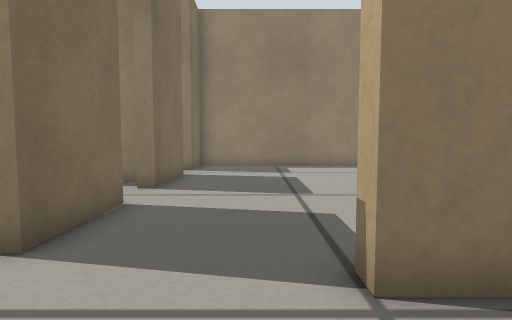
[1] (above)

16 first-person views from a walk through a Gazebo world. The camera is 0.27 m above the floor, tilts 4° down and sees 80° across. The floor is counted in squares, 0.2 m on a side. Each view is taken from the middle of a square. On the plan, view 1 faces up. The plan holds only what a view shows up to about 14 squares ahead; the rest is blank.

[2]
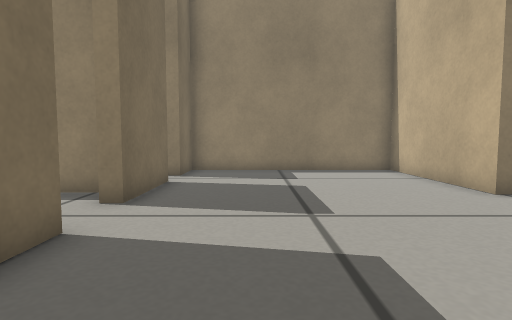

[3]
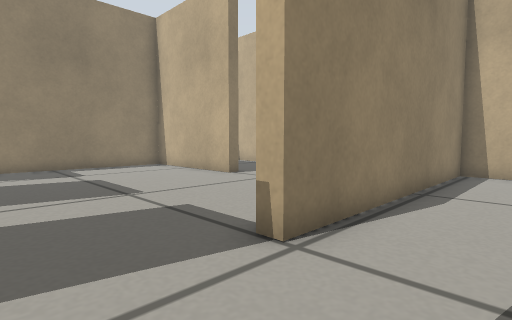

[4]
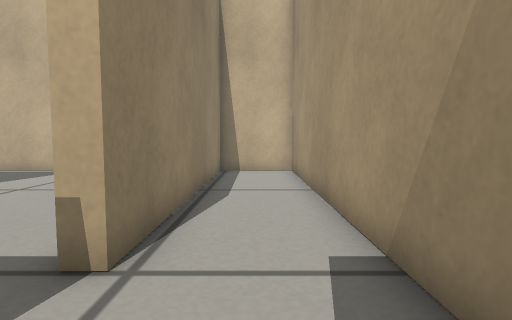

[5]
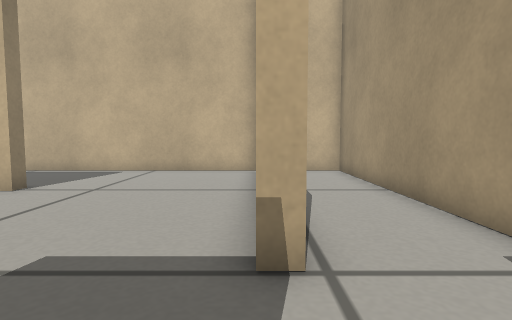

[6]
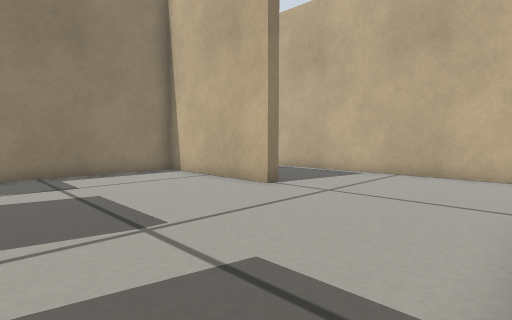

[7]
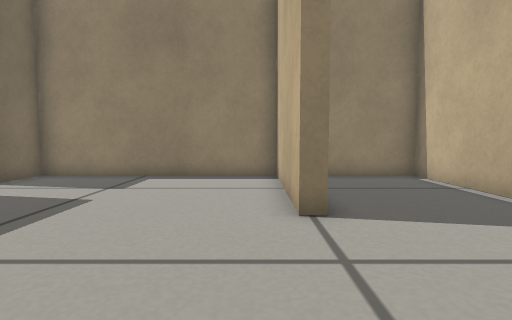

[8]
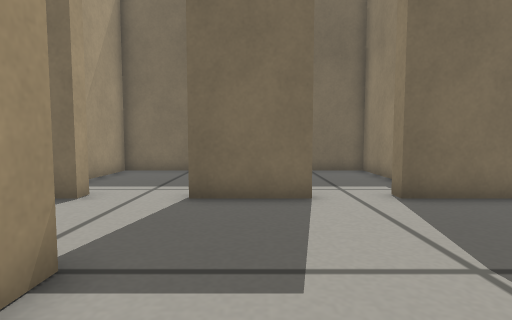

[9]
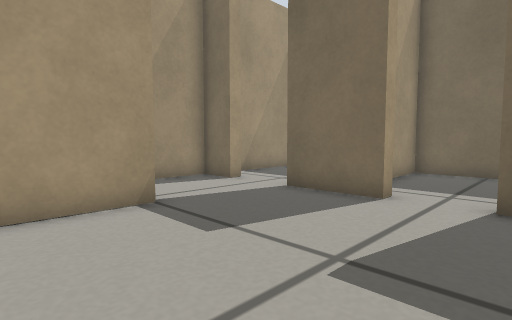

[10]
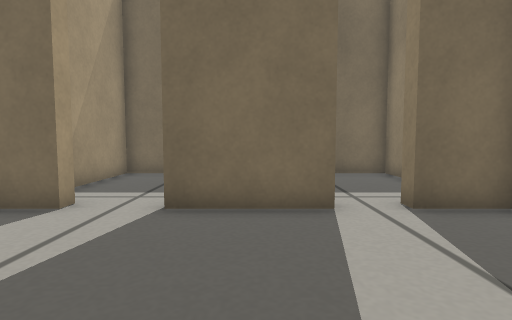

[11]
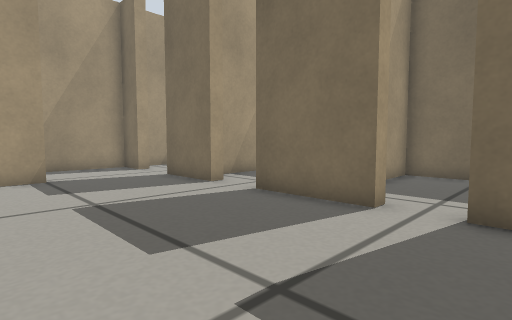

[12]
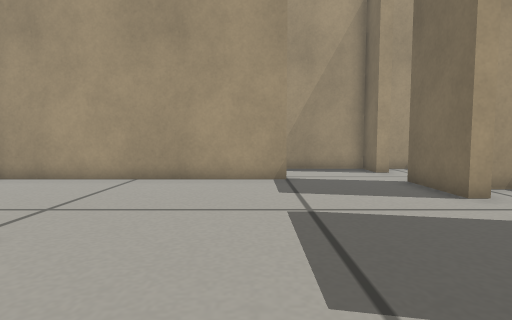

[13]
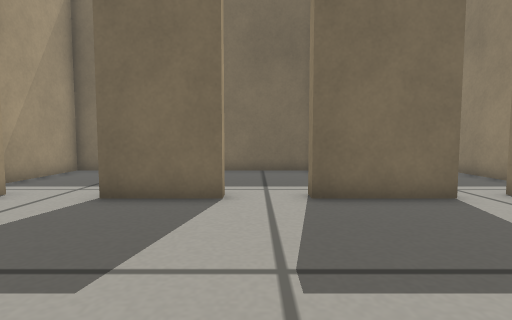

[14]
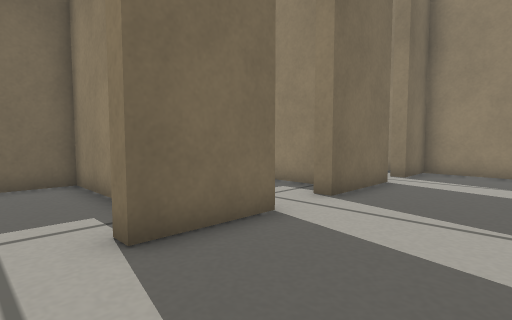

[15]
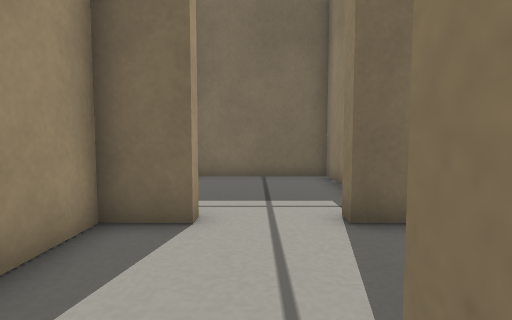

[16]
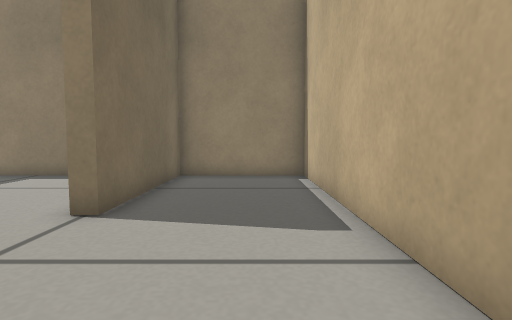

### Floor plan
Ten units are one square. View 1 is at (0, 0); x grows to the right and y downward. Boxes are objects, and circles mark ways between rooms. Rooms are numbered by the first view taken in them; rooms with no view inside come last. Other rooms are left out.
<svg viewBox="-93 -155 206 165">
<path fill="none" stroke="#000" d="M58 -92 58 -150 -27 -150 -27 -130 -32 -130M-34 -63 -27 -63 -27 -35M-34 -115 -27 -115 -27 -83 -32 -83M-27 -10 -27 5 108 5 108 -25 10 -25 10 -30 55 -30M55 -30 105 -30M108 -30 108 -150 63 -150 63 -92 58 -92M-60 -45 -88 -45 -88 5 -39 5M-34 -10 -27 -10M-27 -35 -32 -35M-36 -95 -88 -95 -88 -50 -41 -50M-56 -150 -88 -150 -88 -100 -70 -100"/>
<circle cx="60" cy="-65" r="3" fill="#2a7"/>
<circle cx="-30" cy="-25" r="3" fill="#2a7"/>
<circle cx="-30" cy="-75" r="3" fill="#2a7"/>
<circle cx="-30" cy="-125" r="3" fill="#2a7"/>
<text x="20" y="-70">1</text>
<text x="80" y="-90">2</text>
<text x="-60" y="-20">3</text>
<text x="-60" y="-80">4</text>
<text x="-60" y="-130">5</text>
</svg>
Room 1 opens to room 2. Room 1 opens to room 3. Room 1 opens to room 4. Room 1 opens to room 5.

Where each view was taken, in squares from view 1:
view 1: 0 up, 0 right, facing up
view 2: 2 up, 0 right, facing up
view 3: 0 up, 2 left, facing up-right
view 4: 1 up, 2 left, facing right
view 5: 3 up, 2 left, facing right
view 6: 3 up, 1 left, facing up-right
view 7: 4 up, 5 right, facing up
view 8: 5 up, 4 right, facing left
view 9: 9 up, 4 right, facing down-left
view 10: 10 up, 3 right, facing left
view 11: 14 up, 3 right, facing down-left
view 12: 13 up, 2 right, facing down
view 13: 7 up, 4 right, facing left
view 14: 2 up, 1 right, facing up-left
view 15: 2 up, 2 right, facing left
view 16: 4 up, 9 right, facing up
